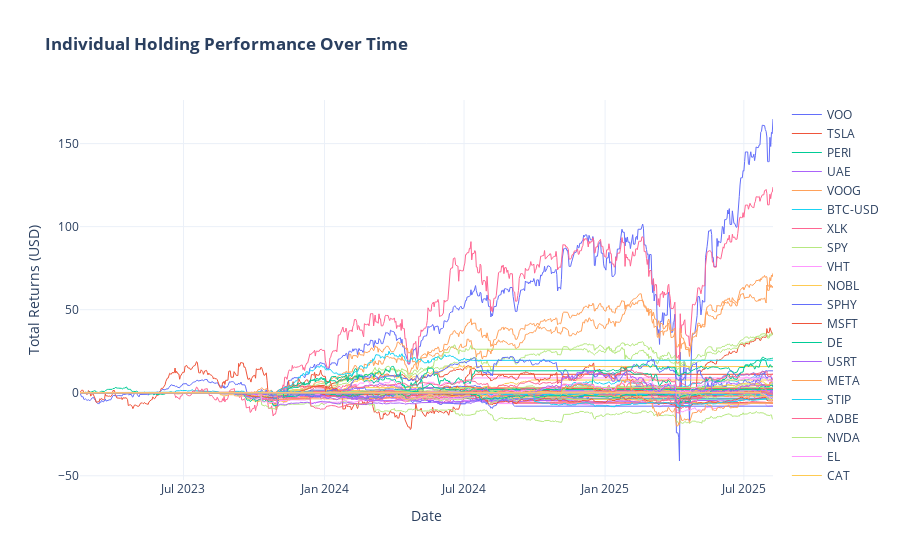

Here is the notebook cell this chart was saved with:
### Code cell
fig_holdings = go.Figure()

for symbol in total_returns.columns:
    fig_holdings.add_trace(
        go.Scatter(
            x=total_returns.index,
            y=total_returns[symbol],
            mode="lines",
            name=symbol,
            line=dict(width=1),
        )
    )

fig_holdings.update_layout(
    title_text="<b>Individual Holding Performance Over Time</b>",
    template="plotly_white",
    xaxis_title="Date",
    yaxis_title=f"Total Returns ({config.BASE_CURRENCY})",
)

fig_holdings.show()

### Figure 1 — Plotly figure (JSON) as saved in the notebook; plotly's stock layout.template omitted (floating-point values rounded to 4 significant figures; data arrays with more than 128 entries replaced by an {"elided": "..."} marker saying what was removed)
{"data": [{"line": {"width": 1}, "mode": "lines", "name": "VOO", "type": "scatter", "x": {"elided": "905 str values"}, "y": {"elided": "905 float values"}}, {"line": {"width": 1}, "mode": "lines", "name": "TSLA", "type": "scatter", "x": {"elided": "905 str values"}, "y": {"elided": "905 float values"}}, {"line": {"width": 1}, "mode": "lines", "name": "PERI", "type": "scatter", "x": {"elided": "905 str values"}, "y": {"elided": "905 float values"}}, {"line": {"width": 1}, "mode": "lines", "name": "UAE", "type": "scatter", "x": {"elided": "905 str values"}, "y": {"elided": "905 float values"}}, {"line": {"width": 1}, "mode": "lines", "name": "VOOG", "type": "scatter", "x": {"elided": "905 str values"}, "y": {"elided": "905 float values"}}, {"line": {"width": 1}, "mode": "lines", "name": "BTC-USD", "type": "scatter", "x": {"elided": "905 str values"}, "y": {"elided": "905 float values"}}, {"line": {"width": 1}, "mode": "lines", "name": "XLK", "type": "scatter", "x": {"elided": "905 str values"}, "y": {"elided": "905 float values"}}, {"line": {"width": 1}, "mode": "lines", "name": "SPY", "type": "scatter", "x": {"elided": "905 str values"}, "y": {"elided": "905 float values"}}, {"line": {"width": 1}, "mode": "lines", "name": "VHT", "type": "scatter", "x": {"elided": "905 str values"}, "y": {"elided": "905 float values"}}, {"line": {"width": 1}, "mode": "lines", "name": "NOBL", "type": "scatter", "x": {"elided": "905 str values"}, "y": {"elided": "905 float values"}}, {"line": {"width": 1}, "mode": "lines", "name": "SPHY", "type": "scatter", "x": {"elided": "905 str values"}, "y": {"elided": "905 float values"}}, {"line": {"width": 1}, "mode": "lines", "name": "MSFT", "type": "scatter", "x": {"elided": "905 str values"}, "y": {"elided": "905 float values"}}, {"line": {"width": 1}, "mode": "lines", "name": "DE", "type": "scatter", "x": {"elided": "905 str values"}, "y": {"elided": "905 float values"}}, {"line": {"width": 1}, "mode": "lines", "name": "USRT", "type": "scatter", "x": {"elided": "905 str values"}, "y": {"elided": "905 float values"}}, {"line": {"width": 1}, "mode": "lines", "name": "META", "type": "scatter", "x": {"elided": "905 str values"}, "y": {"elided": "905 float values"}}, {"line": {"width": 1}, "mode": "lines", "name": "STIP", "type": "scatter", "x": {"elided": "905 str values"}, "y": {"elided": "905 float values"}}, {"line": {"width": 1}, "mode": "lines", "name": "ADBE", "type": "scatter", "x": {"elided": "905 str values"}, "y": {"elided": "905 float values"}}, {"line": {"width": 1}, "mode": "lines", "name": "NVDA", "type": "scatter", "x": {"elided": "905 str values"}, "y": {"elided": "905 float values"}}, {"line": {"width": 1}, "mode": "lines", "name": "EL", "type": "scatter", "x": {"elided": "905 str values"}, "y": {"elided": "905 float values"}}, {"line": {"width": 1}, "mode": "lines", "name": "CAT", "type": "scatter", "x": {"elided": "905 str values"}, "y": {"elided": "905 float values"}}, {"line": {"width": 1}, "mode": "lines", "name": "BKNG", "type": "scatter", "x": {"elided": "905 str values"}, "y": {"elided": "905 float values"}}, {"line": {"width": 1}, "mode": "lines", "name": "BA", "type": "scatter", "x": {"elided": "905 str values"}, "y": {"elided": "905 float values"}}, {"line": {"width": 1}, "mode": "lines", "name": "SHOP", "type": "scatter", "x": {"elided": "905 str values"}, "y": {"elided": "905 float values"}}, {"line": {"width": 1}, "mode": "lines", "name": "LUX", "type": "scatter", "x": {"elided": "905 str values"}, "y": {"elided": "905 float values"}}, {"line": {"width": 1}, "mode": "lines", "name": "IBB", "type": "scatter", "x": {"elided": "905 str values"}, "y": {"elided": "905 float values"}}, {"line": {"width": 1}, "mode": "lines", "name": "COIN", "type": "scatter", "x": {"elided": "905 str values"}, "y": {"elided": "905 float values"}}, {"line": {"width": 1}, "mode": "lines", "name": "OCSL", "type": "scatter", "x": {"elided": "905 str values"}, "y": {"elided": "905 float values"}}, {"line": {"width": 1}, "mode": "lines", "name": "TPVG", "type": "scatter", "x": {"elided": "905 str values"}, "y": {"elided": "905 float values"}}, {"line": {"width": 1}, "mode": "lines", "name": "GSBD", "type": "scatter", "x": {"elided": "905 str values"}, "y": {"elided": "905 float values"}}, {"line": {"width": 1}, "mode": "lines", "name": "NVO", "type": "scatter", "x": {"elided": "905 str values"}, "y": {"elided": "905 float values"}}, {"line": {"width": 1}, "mode": "lines", "name": "LLY", "type": "scatter", "x": {"elided": "905 str values"}, "y": {"elided": "905 float values"}}, {"line": {"width": 1}, "mode": "lines", "name": "TQQQ", "type": "scatter", "x": {"elided": "905 str values"}, "y": {"elided": "905 float values"}}, {"line": {"width": 1}, "mode": "lines", "name": "MOAT", "type": "scatter", "x": {"elided": "905 str values"}, "y": {"elided": "905 float values"}}, {"line": {"width": 1}, "mode": "lines", "name": "BRW", "type": "scatter", "x": {"elided": "905 str values"}, "y": {"elided": "905 float values"}}, {"line": {"width": 1}, "mode": "lines", "name": "CLM", "type": "scatter", "x": {"elided": "905 str values"}, "y": {"elided": "905 float values"}}, {"line": {"width": 1}, "mode": "lines", "name": "SPXL", "type": "scatter", "x": {"elided": "905 str values"}, "y": {"elided": "905 float values"}}, {"line": {"width": 1}, "mode": "lines", "name": "GOF", "type": "scatter", "x": {"elided": "905 str values"}, "y": {"elided": "905 float values"}}, {"line": {"width": 1}, "mode": "lines", "name": "CEFS", "type": "scatter", "x": {"elided": "905 str values"}, "y": {"elided": "905 float values"}}, {"line": {"width": 1}, "mode": "lines", "name": "ALDAR", "type": "scatter", "x": {"elided": "905 str values"}, "y": {"elided": "905 float values"}}, {"line": {"width": 1}, "mode": "lines", "name": "BURJEEL", "type": "scatter", "x": {"elided": "905 str values"}, "y": {"elided": "905 float values"}}, {"line": {"width": 1}, "mode": "lines", "name": "CHADX15", "type": "scatter", "x": {"elided": "905 str values"}, "y": {"elided": "905 float values"}}, {"line": {"width": 1}, "mode": "lines", "name": "IHC", "type": "scatter", "x": {"elided": "905 str values"}, "y": {"elided": "905 float values"}}, {"line": {"width": 1}, "mode": "lines", "name": "EMAAR", "type": "scatter", "x": {"elided": "905 str values"}, "y": {"elided": "905 float values"}}, {"line": {"width": 1}, "mode": "lines", "name": "MULTIPLY", "type": "scatter", "x": {"elided": "905 str values"}, "y": {"elided": "905 float values"}}, {"line": {"width": 1}, "mode": "lines", "name": "ASM", "type": "scatter", "x": {"elided": "905 str values"}, "y": {"elided": "905 float values"}}, {"line": {"width": 1}, "mode": "lines", "name": "AMR", "type": "scatter", "x": {"elided": "905 str values"}, "y": {"elided": "905 float values"}}, {"line": {"width": 1}, "mode": "lines", "name": "AMZN", "type": "scatter", "x": {"elided": "905 str values"}, "y": {"elided": "905 float values"}}, {"line": {"width": 1}, "mode": "lines", "name": "INDA", "type": "scatter", "x": {"elided": "905 str values"}, "y": {"elided": "905 float values"}}, {"line": {"width": 1}, "mode": "lines", "name": "VBK", "type": "scatter", "x": {"elided": "905 str values"}, "y": {"elided": "905 float values"}}, {"line": {"width": 1}, "mode": "lines", "name": "PAK", "type": "scatter", "x": {"elided": "905 str values"}, "y": {"elided": "905 float values"}}, {"line": {"width": 1}, "mode": "lines", "name": "KSA", "type": "scatter", "x": {"elided": "905 str values"}, "y": {"elided": "905 float values"}}, {"line": {"width": 1}, "mode": "lines", "name": "IJR", "type": "scatter", "x": {"elided": "905 str values"}, "y": {"elided": "905 float values"}}, {"line": {"width": 1}, "mode": "lines", "name": "MCHI", "type": "scatter", "x": {"elided": "905 str values"}, "y": {"elided": "905 float values"}}, {"line": {"width": 1}, "mode": "lines", "name": "SPSM", "type": "scatter", "x": {"elided": "905 str values"}, "y": {"elided": "905 float values"}}, {"line": {"width": 1}, "mode": "lines", "name": "EWJ", "type": "scatter", "x": {"elided": "905 str values"}, "y": {"elided": "905 float values"}}, {"line": {"width": 1}, "mode": "lines", "name": "MBB", "type": "scatter", "x": {"elided": "905 str values"}, "y": {"elided": "905 float values"}}, {"line": {"width": 1}, "mode": "lines", "name": "IPO", "type": "scatter", "x": {"elided": "905 str values"}, "y": {"elided": "905 float values"}}, {"line": {"width": 1}, "mode": "lines", "name": "ARKK", "type": "scatter", "x": {"elided": "905 str values"}, "y": {"elided": "905 float values"}}, {"line": {"width": 1}, "mode": "lines", "name": "XLF", "type": "scatter", "x": {"elided": "905 str values"}, "y": {"elided": "905 float values"}}, {"line": {"width": 1}, "mode": "lines", "name": "VXUS", "type": "scatter", "x": {"elided": "905 str values"}, "y": {"elided": "905 float values"}}, {"line": {"width": 1}, "mode": "lines", "name": "ROM", "type": "scatter", "x": {"elided": "905 str values"}, "y": {"elided": "905 float values"}}, {"line": {"width": 1}, "mode": "lines", "name": "ARM", "type": "scatter", "x": {"elided": "905 str values"}, "y": {"elided": "905 float values"}}, {"line": {"width": 1}, "mode": "lines", "name": "RYAAY", "type": "scatter", "x": {"elided": "905 str values"}, "y": {"elided": "905 float values"}}, {"line": {"width": 1}, "mode": "lines", "name": "APO", "type": "scatter", "x": {"elided": "905 str values"}, "y": {"elided": "905 float values"}}, {"line": {"width": 1}, "mode": "lines", "name": "KKR", "type": "scatter", "x": {"elided": "905 str values"}, "y": {"elided": "905 float values"}}, {"line": {"width": 1}, "mode": "lines", "name": "JPMB", "type": "scatter", "x": {"elided": "905 str values"}, "y": {"elided": "905 float values"}}, {"line": {"width": 1}, "mode": "lines", "name": "SMOT", "type": "scatter", "x": {"elided": "905 str values"}, "y": {"elided": "905 float values"}}, {"line": {"width": 1}, "mode": "lines", "name": "XLV", "type": "scatter", "x": {"elided": "905 str values"}, "y": {"elided": "905 float values"}}, {"line": {"width": 1}, "mode": "lines", "name": "BRK-B", "type": "scatter", "x": {"elided": "905 str values"}, "y": {"elided": "905 float values"}}, {"line": {"width": 1}, "mode": "lines", "name": "BX", "type": "scatter", "x": {"elided": "905 str values"}, "y": {"elided": "905 float values"}}], "layout": {"title": {"text": "<b>Individual Holding Performance Over Time</b>"}, "xaxis": {"title": {"text": "Date"}}, "yaxis": {"title": {"text": "Total Returns (USD)"}}}}
